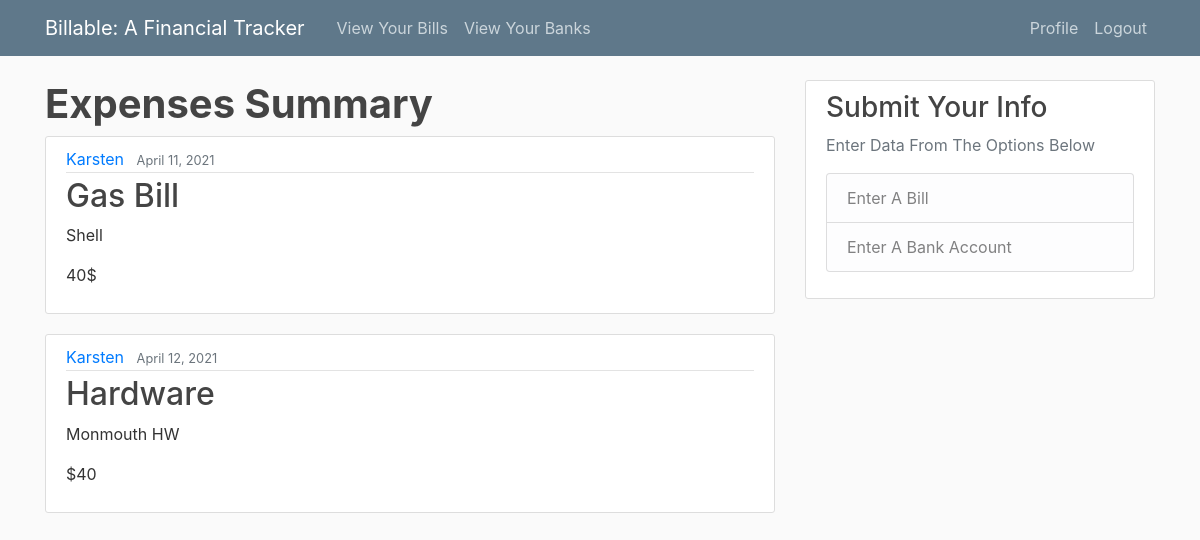
The app's page / (signed in), older data.
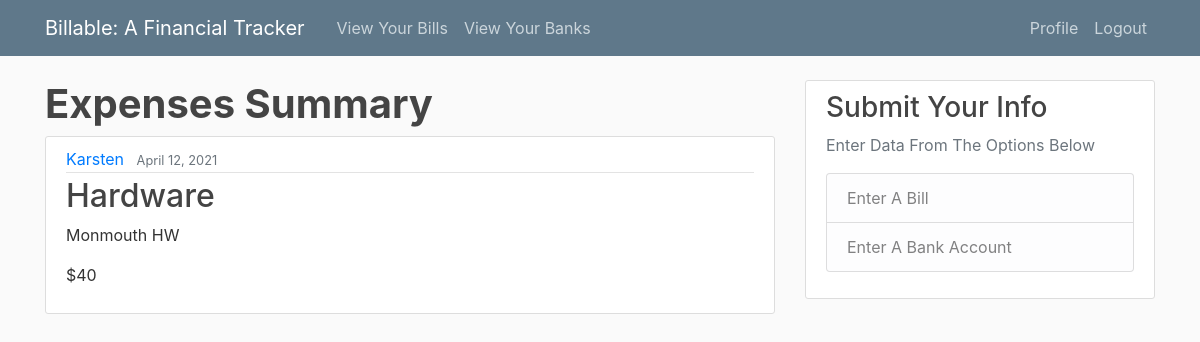
The same page, newer data.
### SubmitData/models.py (models this page shows, shortened)
class Post(models.Model):
    title = models.CharField(max_length=255)
    company_name = models.CharField(max_length=255, default="")
    account_number = models.CharField(max_length=255, default="")
    statement_date = models.DateField(default=timezone.now)
    due_date = models.DateField(default=datetime.date.today)
    date_entered = models.DateTimeField(default=timezone.now)
    amount = models.CharField(max_length=255, default="")
    is_paid = models.BooleanField(default=0)
    payment_method = models.CharField(max_length=50, default="")
    author = models.ForeignKey(User, on_delete=models.CASCADE) #this is where the rel. is. Foreign key is the user

### SubmitData/views.py (the view)
# urls.py: path('', PostListView.as_view(), name='Submit-Data'),  #Submit-Data is original
class PostListView(LoginRequiredMixin, ListView):
    model = Post #this is what will be queried from models.py
    template_name = 'SubmitData/home.html' #this changes the default template that django wants
    context_object_name = 'posts' #this is what you want the list to display
    ordering = ['-date_entered']#newest to oldest ordering
    def get_queryset(self):#only show logged in users' data
        return self.model.objects.all().filter(author=self.request.user)

### SubmitData/templates/SubmitData/home.html
{% extends "SubmitData/base.html"  %}
{% block content %}
<h1><strong>Expenses Summary</strong></h1>
  {% for post in posts %}
    <article class="media content-section">
      <div class="media-body">
        <div class="article-metadata">
          <a class="mr-2" href="#">{{ post.author }}</a>
          <small class="text-muted">{{ post.date_entered|date:"F d, Y" }}</small>
        </div>
        <h2><a class="article-title" href="{% url 'data-detail' post.id %}">{{ post.title }}</a></h2>
        <p class="article-content">{{ post.company_name }}</p>
        <p class="article-content">{{ post.amount }}</p>
      </div>
    </article>
  {% endfor %}
{% endblock content %}

Row changes from the older to the newer data that the page shows:
removed Post: author "Karsten", date_entered "April 11, 2021", title "Gas Bill", company_name "Shell", amount "40$"
